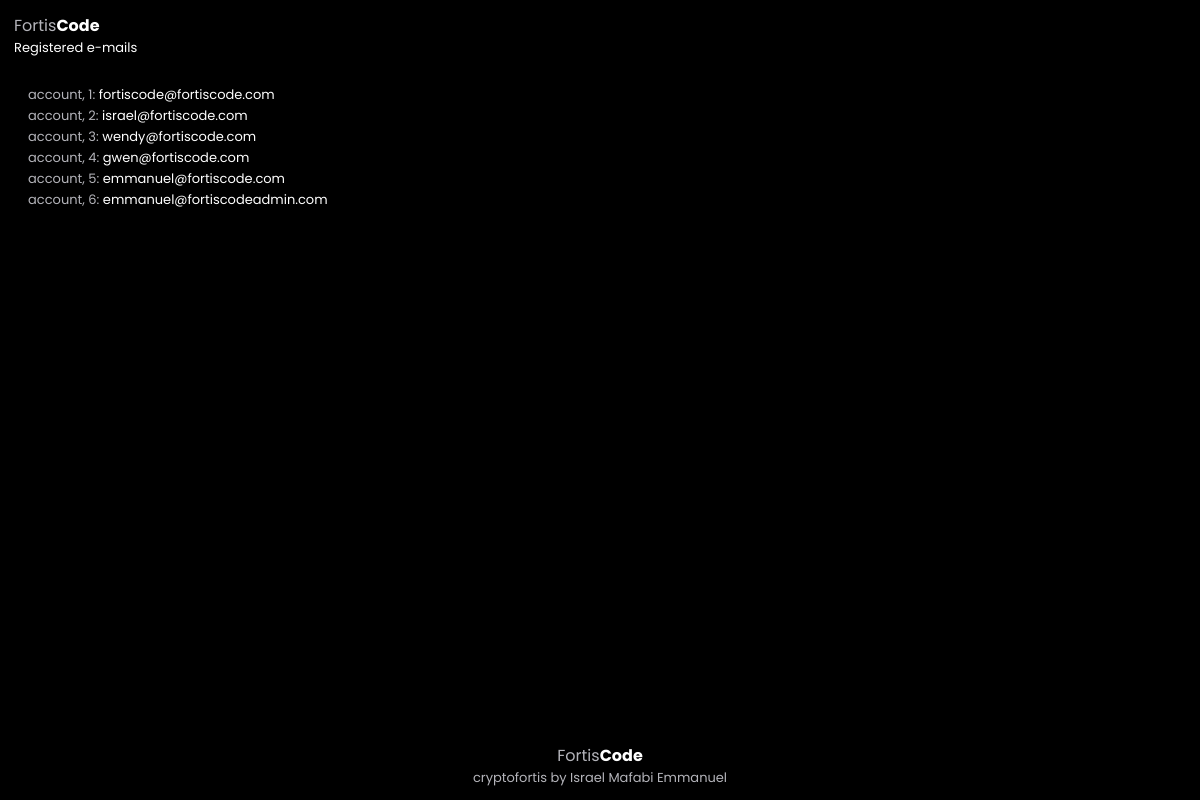
Page /debug/users/ on the committed database.
### app/models.py (models this page shows, shortened)
class User(db.Model):
    __tablename__ = 'users'
    id            = db.Column(db.Integer, primary_key=True)
    email         = db.Column(db.String(120), unique=True, nullable=False)
    password_hash = db.Column(db.String(255), nullable=False)
    balance       = db.Column(db.Integer, default=500)
    sent_transactions  = db.relationship('Transaction', backref='sender', lazy=True, foreign_keys='[Transaction.sender_id]')
    received_transactions = db.relationship('Transaction', backref='recipient', lazy=True, foreign_keys='[Transaction.recipient_id]')
    notifications = db.relationship('Notification', secondary=user_notifications, backref='users')
    audit_logs    = db.relationship('AuditLog', backref='user', lazy=True)
    activities    = db.relationship('Activity', backref='user', lazy=True)
    profile       = db.relationship('UserProfile', backref='user', uselist=False, cascade='all, delete-orphan')
    roles         = db.relationship('Role', secondary='user_roles', backref='users')

### app/routes.py (the view)
@auth_bp.route('/debug/users/', methods=['GET'])
def debug_users():
    users  = User.query.all()
    emails = [(index + 1, user.email) for index, user in enumerate(users)]
    return render_template('emails.html', emails=emails)

### app/templates/emails.html (shortened to what this page needs)
<!DOCTYPE html>
<html lang="en">
    <head>
        <link rel="stylesheet" href="{{ url_for('static', filename='design.css') }}">
    </head>
    <body>
        <div class="fortis-code-header">
            <div class="fortis-code-logo">Fortis<b class="gray">Code</b></div>
            <div class="fortis-code-subheading">Registered e-mails</div>
        </div>
        <div class="fortis-body">
            <ul class="fortis-code-list">
                {% for index, email in emails %}
                <li class="fortis-code-email"><div class="index">account, {{ index }}</div>:&nbsp; <div class="white">{{ email }}</div></li>
                {% endfor %}
            </ul>
        </div>
        <div class="fortis-footer">
            <div class="fortis-code-logo">Fortis<b class="gray">Code</b></div>
            <div class="fortis-code-developers">cryptofortis by Israel Mafabi Emmanuel</div>
        </div>
    </body>
</html>

### app/static/design.css (style rules this page uses)
:root { --fortis-cool-black: rgb(0, 0, 0); --fortis-cool-gray : rgb(134, 134, 139); --fortis-cool-gray-: rgb(180, 180, 186); --fortis-cool-white: white; --fortis-cool-blue : rgb(55, 144, 245); --fortis-default-font: "Poppins", sans-serif; }
* { font-family: var(--fortis-default-font); box-sizing: border-box; margin: 0; padding: 0; outline: none; user-select: none; -webkit-user-select: none; -webkit-user-drag: none; -ms-user-select: none; -moz-user-select: none; transition: 500ms; overflow-x: hidden; }

### rows in the picture
User: id "1", email "fortiscode@fortiscode.com"
User: id "2", email "israel@fortiscode.com"
User: id "3", email "wendy@fortiscode.com"
User: id "4", email "gwen@fortiscode.com"
User: id "5", email "emmanuel@fortiscode.com"
User: id "6", email "emmanuel@fortiscodeadmin.com"
